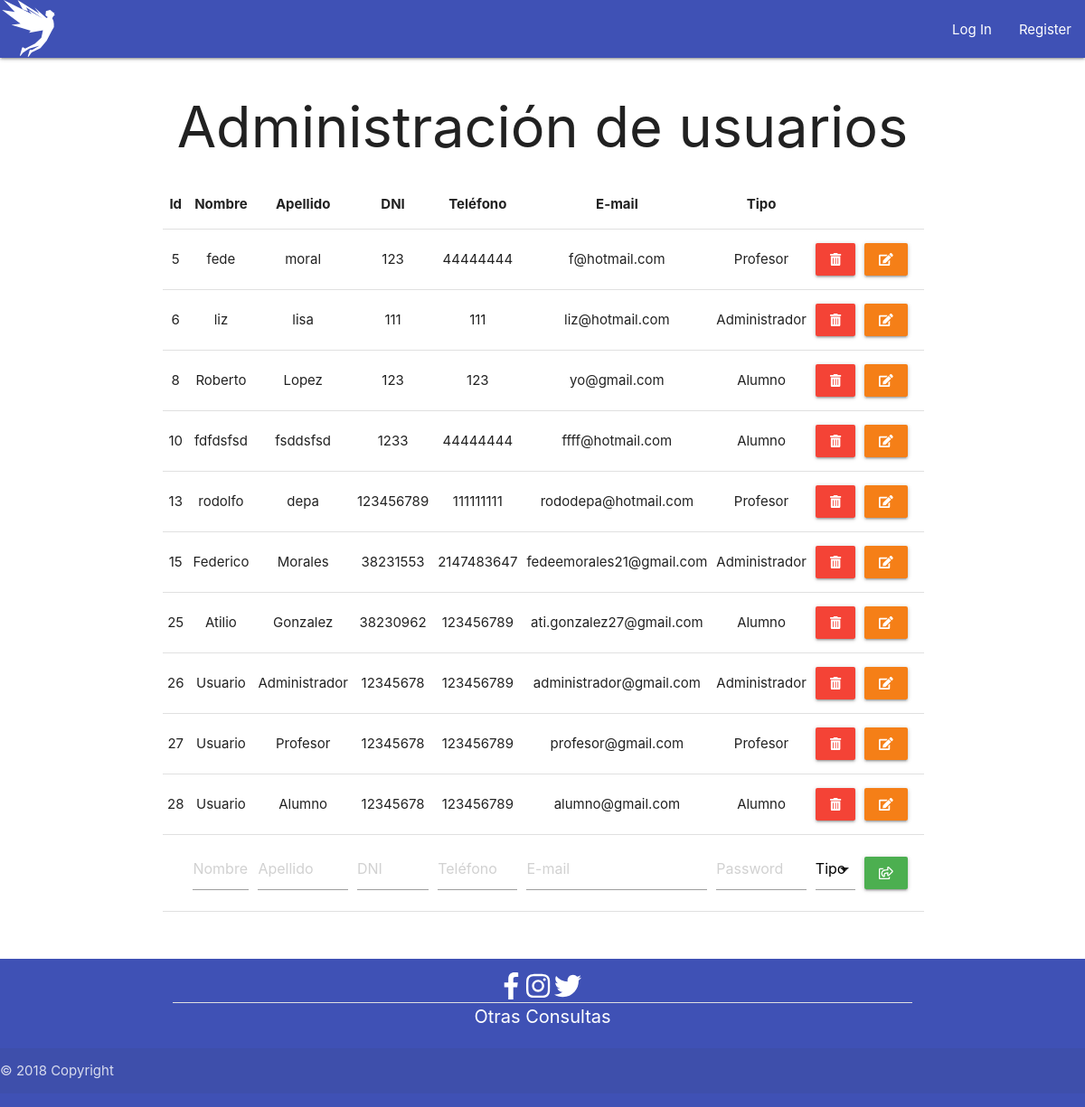
The app's page /adm_usuarios.php, older data.
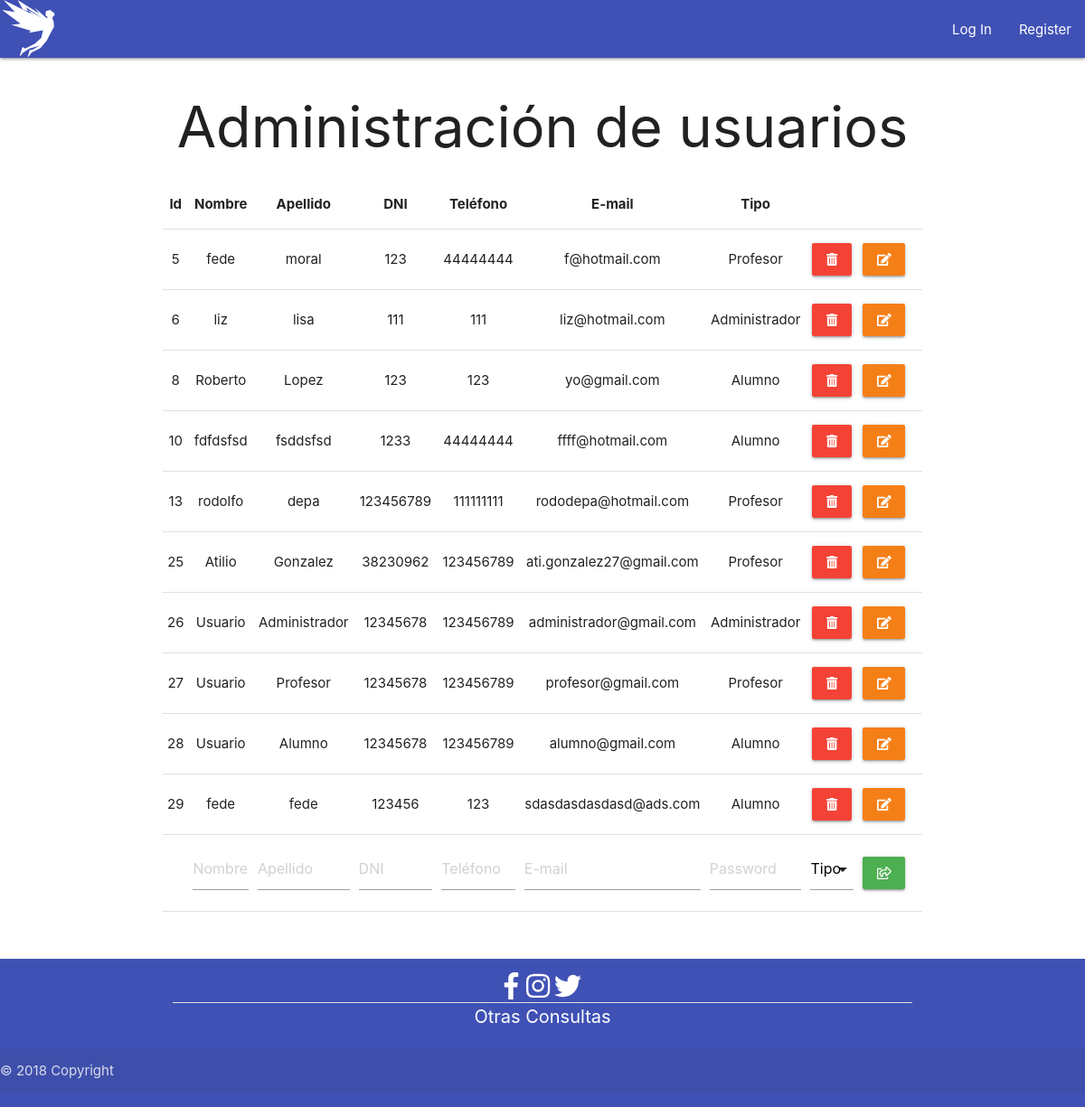
The same page, newer data.
### tables this page shows
CREATE TABLE `personas` (
  `cod_persona` int(11) NOT NULL,
  `nombre` varchar(50) NOT NULL,
  `apellido` varchar(50) NOT NULL,
  `dni` int(8) NOT NULL,
  `telefono` int(15) DEFAULT NULL,
  `email` varchar(50) NOT NULL,
  `pass` varchar(255) NOT NULL,
  `tipo` varchar(1) NOT NULL DEFAULT 'g'
);

### adm_usuarios.php (the view, shortened to what this page needs)
<!doctype html>
<html>
    <head>
        <link type="text/css" rel="stylesheet" href="css/materialize.min.css" media="screen,projection" />
        <link rel="stylesheet" href="css/style.css">
    </head>
<body>
    <?php include "navbar.php"; ?>
    <?=$nav?>
    <?php
    include 'conexion.php';
    $registros = $base->query("SELECT * FROM personas")->fetchAll(PDO::FETCH_OBJ);
    ?>
    <main>
    <h1 class="center">Administración de usuarios</h1>
    <form  action="<?php echo $_SERVER['PHP_SELF']; ?>" method="post" id="fadm_user">
    <div class="container">
    <table class="highlight centered responsive-table">
        <thead>
            <tr>
                <th>Id</th>
                <th>Nombre</th>
                <th>Apellido</th>
                <th>DNI</th>
                <th>Teléfono</th>
                <th>E-mail</th>
                <th>Tipo</th>
                <th>&nbsp;</th>
                <th>&nbsp;</th>
                <th>&nbsp;</th>
            </tr>
        </thead>
        <tbody>
        <?php
        foreach ($registros as $usuario) :?>
            <tr>
                <td><?php echo $usuario->cod_persona; ?></td>
                <td><?php echo $usuario->nombre; ?></td>
                <td><?php echo $usuario->apellido; ?></td>
                <td><?php echo $usuario->dni; ?></td>
                <td><?php echo $usuario->telefono; ?></td>
                <td><?php echo $usuario->email; ?></td>
                <td><?php if($usuario->tipo == 'g'){echo "Alumno";}elseif($usuario->tipo == 'p'){echo "Profesor";}elseif($usuario->tipo == 'a'){echo "Administrador";} ?></td>
                <td><a data-position="left" data-tooltip="Borrar" class="white-text red waves-effect waves-light btn tooltipped" href="borraruser.php?id=<?php echo $usuario->cod_persona;?>"><i class="fas fa-trash-alt material-icons"></i></a></td>
                <td><a data-position="right" data-tooltip="Editar" class="white-text yellow darken-4 waves-effect waves-light btn tooltipped" href="editaruser.php?id=<?php echo $usuario->cod_persona; ?>&nom=<?php echo  $usuario->nombre; ?>&ape=<?php echo $usuario->apellido; ?>&dni=<?php echo $usuario->dni; ?>&tel=<?php echo $usuario->telefono; ?>&mail=<?php echo $usuario->email; ?>&tipo=<?php echo $usuario->tipo; ?>"><i class="fas fa-edit material-icons"></i></a></td>
            </tr>
        <?php endforeach; ?>
        <tr>
            <td></td>
            <td><input type='text' name='nom' id="nombre" requied placeholder="Nombre"></td>
            <td><input type='text' name='ape' id="apellido" requied placeholder="Apellido"></td>
            <td><input type='text' name='dni' id="dni" requied placeholder="DNI"></td>
            <td><input type='text' name='tel' id="tel" requied placeholder="Teléfono" ></td>
            <td><input type='text' name='email' id="email" requied placeholder="E-mail" ></td>
            <td><input type='password' name='pass'id="pass" requied placeholder="Password" ></td>
            <td>
            </td>
            <td>
                <button data-position="right" data-tooltip="Agregar" class="green btn waves-effect waves-light tooltipped" type="submit" name="btn_per">
                <i class="far fa-share-square material-icons"></i>
                </button>
            </td>
        </tr>
    </tbody>
    </table>
    </div>
    </form>
    </main>
    <p>&nbsp;</p>
  <?php include "footer.php" ?>
  <?=footer()?>
</body>
</html>

Row changes from the older to the newer data that the page shows:
removed personas: cod_persona "15", nombre "Federico", apellido "Morales", dni "38231553", telefono "2147483647", email "fedeemorales21@gmail.com", tipo "Administrador"
changed personas "Atilio": tipo "Alumno" → "Profesor"
added personas: cod_persona "29", nombre "fede", apellido "fede", dni "123456", telefono "123", email "sdasdasdasdasd@ads.com", tipo "Alumno"
